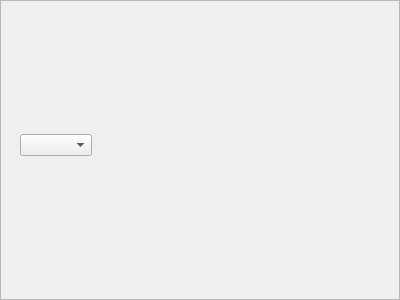
<?xml version="1.0" encoding="UTF-8"?>
<ui version="4.0">
 <class>FrameMultiGames</class>
 <widget class="QFrame" name="FrameMultiGames">
  <property name="geometry">
   <rect>
    <x>0</x>
    <y>0</y>
    <width>400</width>
    <height>300</height>
   </rect>
  </property>
  <property name="windowTitle">
   <string>Frame</string>
  </property>
  <property name="frameShape">
   <enum>QFrame::StyledPanel</enum>
  </property>
  <property name="frameShadow">
   <enum>QFrame::Raised</enum>
  </property>
  <widget class="QWidget" name="verticalLayoutWidget">
   <property name="geometry">
    <rect>
     <x>20</x>
     <y>10</y>
     <width>361</width>
     <height>271</height>
    </rect>
   </property>
   <layout class="QVBoxLayout" name="MainVLayout">
    <item>
     <widget class="QComboBox" name="comboBox">
      <property name="sizePolicy">
       <sizepolicy hsizetype="Fixed" vsizetype="Fixed">
        <horstretch>0</horstretch>
        <verstretch>0</verstretch>
       </sizepolicy>
      </property>
     </widget>
    </item>
    <item>
     <layout class="QGridLayout" name="gridLayout"/>
    </item>
   </layout>
  </widget>
 </widget>
 <resources/>
 <connections/>
</ui>
